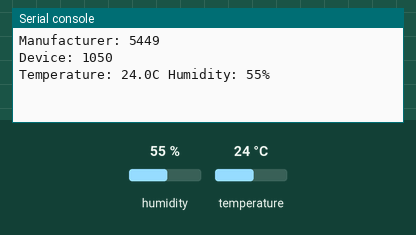
Bench run of a program on a simulated Raspberry Pi Pico running MicroPython. Shown: the last lines printed to the serial console. The inputs (shaded band) are chosen by the test bench; at power-on: humidity 55 %, temperature 24 °C.

Above: at 1.2 s.
1.3 s: humidity set to 22 %
At 2.7 s:
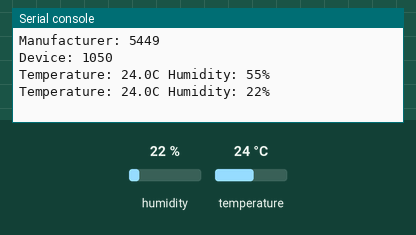
4.0 s: temperature set to 12 °C
At 4.9 s:
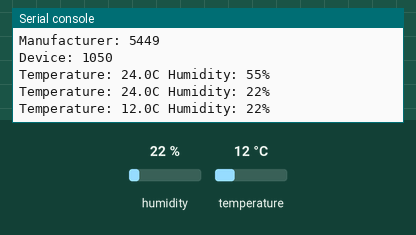
6.7 s: humidity set to 40 %
At 9.5 s:
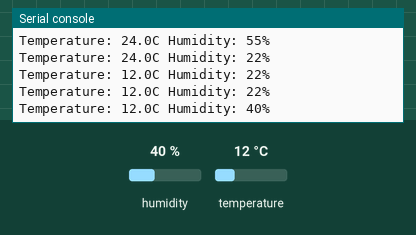
Timing chart, 0 to 11.0 s (numbered marks = the images above; inputs shaded):
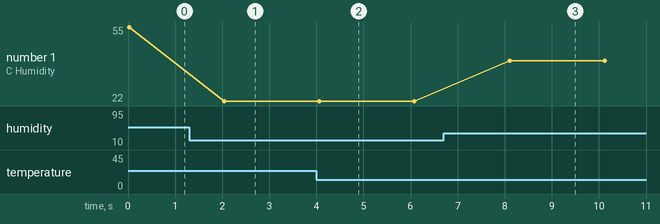

The program:

hdc1080_mpython.py
```python
# HDC1080 Example

from machine import I2C,Pin
from time import sleep

# HDC1080 I2C Address
HDC_ADDR = 0x40

# HDC1080 Registers
HDC_TEMP = 0
HDC_HUM = 1
HDC_CONF = 2
HDC_MANID = 0xFE
HDC_DEVID = 0xFF

i2c = I2C(0, sda=Pin(16), scl=Pin(17))

# Read 16-bit register
def readReg16(reg):
    data = i2c.readfrom_mem(HDC_ADDR,reg,2)
    return (data[0] << 8) + data[1]

# Check manufacture and device IDs
print ('Manufacturer: {:04X}'.format(readReg16(HDC_MANID)))
print ('Device: {:04X}'.format(readReg16(HDC_DEVID)))

while True:
    i2c.writeto(HDC_ADDR, bytearray([HDC_TEMP]))
    sleep (0.02)
    data = i2c.readfrom(HDC_ADDR, 4)
    r = (data[0] << 8) + data[1]
    temp = r*165/65536 - 40.0
    r = (data[2] << 8) + data[3]
    humid = r*100/65536
    print ('Temperature: {:.1f}C Humidity: {:.0f}%'.format(temp, humid))
    sleep(2)
```

Measured:
- after the input at 1.3 s, the serial console: prints a new line after 0.74 s (image 1)
- after the input at 4.0 s, the serial console: prints a new line after 0.06 s (image 2)
- after the input at 6.7 s, the serial console: prints a new line after 1.4 s (image 3)
- plotted number 1: 55 → 22 after the input at 1.3 s, 22 → 40 after the input at 6.7 s
